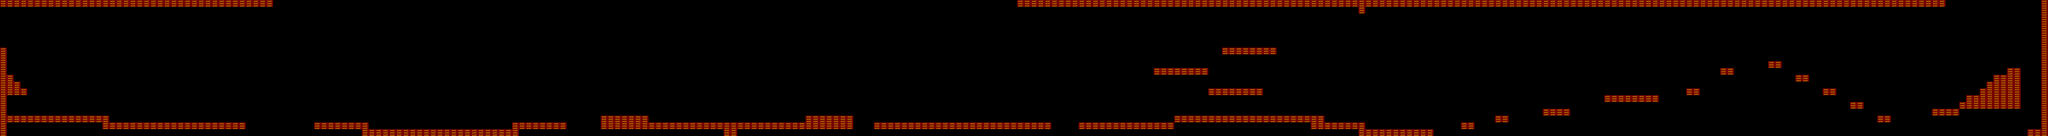

A level layout from a 2D game, rendered from its tile map. Below: a short description, then the map file with tile-grid data replaced by summaries:
An orthogonal 300x20 tile map with 64x64 px tiles, 1 tile layer (propertiesLayer) and 252 objects (23x plat1.png, 21x plat2.png, 17x plat3.png, spawn, end, ...).

<map version="1.0" orientation="orthogonal" renderorder="right-down" width="300" height="20" tilewidth="64" tileheight="64" nextobjectid="357">
 <properties>
  <property name="Gravity" value="-300" />
  <property name="GroundFriction" value="120" />
  <property name="Image" value="moon.png" />
  <property name="Name" value="LUNA" />
 </properties>
 <tileset firstgid="1" name="properties" tilewidth="64" tileheight="64" tilecount="10" columns="5">
  <image source="propertiesTiles.png" width="320" height="128" />
  <tile id="0">
   <properties>
    <property name="solid" value="true" />
   </properties>
  </tile>
 </tileset>
 <objectgroup name="objects">
  <object id="1" name="spawn" x="192" y="944" />
  <object id="43" name="end" x="19040" y="960" />
 </objectgroup>
 <layer name="propertiesLayer" width="300" height="20">
  <data>[6000 cells, 519 non-empty, 1 distinct tile ids]</data>
 </layer>
 <objectgroup name="platforms">
  <object id="4" name="plat1.png" x="64" y="1088" width="256" height="80" />
  <object id="24" name="plat2.png" x="320" y="1088" width="512" height="64" />
  <object id="216" name="plat3.png" x="832" y="1088" width="128" height="80" />
  <object id="218" name="plat3.png" x="896" y="1088" width="128" height="80" />
  <object id="219" name="plat2.png" x="1024" y="1152" width="512" height="64" />
  <object id="220" name="plat2.png" x="1536" y="1152" width="512" height="64" />
  <object id="221" name="plat1.png" x="2048" y="1152" width="256" height="80" />
  <object id="222" name="plat2.png" x="2944" y="1152" width="512" height="64" />
  <object id="223" name="plat1.png" x="14464" y="1024" width="256" height="80" />
  <object id="224" name="plat2.png" x="10816" y="640" width="512" height="64" />
  <object id="225" name="plat2.png" x="3392" y="1216" width="512" height="64" />
  <object id="226" name="plat1.png" x="3904" y="1216" width="256" height="80" />
  <object id="227" name="plat2.png" x="4160" y="1216" width="512" height="64" />
  <object id="228" name="plat1.png" x="4672" y="1216" width="256" height="80" />
  <object id="229" name="plat2.png" x="4800" y="1152" width="512" height="64" />
  <object id="231" name="plat1.png" x="5632" y="1088" width="256" height="80" />
  <object id="232" name="plat3.png" x="6784" y="1152" width="128" height="80" />
  <object id="233" name="plat1.png" x="5824" y="1088" width="256" height="80" />
  <object id="234" name="plat1.png" x="6080" y="1152" width="256" height="80" />
  <object id="235" name="plat1.png" x="6336" y="1152" width="256" height="80" />
  <object id="236" name="plat1.png" x="6528" y="1152" width="256" height="80" />
  <object id="237" name="plat2.png" x="6896" y="1152" width="512" height="64" />
  <object id="238" name="plat1.png" x="7552" y="1088" width="256" height="80" />
  <object id="239" name="plat2.png" x="7392" y="1152" width="512" height="64" />
  <object id="240" name="plat1.png" x="7744" y="1088" width="256" height="80" />
  <object id="241" name="plat1.png" x="8192" y="1152" width="256" height="80" />
  <object id="242" name="plat2.png" x="8448" y="1152" width="512" height="64" />
  <object id="243" name="plat1.png" x="9600" y="1152" width="256" height="80" />
  <object id="244" name="plat2.png" x="9088" y="1152" width="512" height="64" />
  <object id="245" name="plat3.png" x="8960" y="1152" width="128" height="80" />
  <object id="246" name="plat2.png" x="12928" y="1216" width="512" height="64" />
  <object id="249" name="plat2.png" x="11904" y="1088" width="512" height="64" />
  <object id="251" name="plat1.png" x="12544" y="1152" width="256" height="80" />
  <object id="252" name="plat2.png" x="11520" y="1088" width="512" height="64" />
  <object id="253" name="plat3.png" x="14016" y="1088" width="128" height="80" />
  <object id="254" name="plat1.png" x="12288" y="1152" width="256" height="80" />
  <object id="255" name="plat2.png" x="11008" y="1088" width="512" height="64" />
  <object id="256" name="plat3.png" x="13696" y="1152" width="128" height="80" />
  <object id="257" name="plat1.png" x="10496" y="1152" width="256" height="80" />
  <object id="258" name="plat2.png" x="11456" y="448" width="512" height="64" />
  <object id="259" name="plat3.png" x="12800" y="1216" width="128" height="80" />
  <object id="260" name="plat1.png" x="10752" y="1152" width="256" height="80" />
  <object id="261" name="plat2.png" x="11328" y="832" width="512" height="64" />
  <object id="262" name="plat3.png" x="10368" y="1152" width="128" height="80" />
  <object id="263" name="plat1.png" x="10112" y="1152" width="256" height="80" />
  <object id="276" name="plat3.png" x="18688" y="704" width="128" height="80" />
  <object id="281" name="plat3.png" x="18816" y="640" width="128" height="80" />
  <object id="286" name="plat3.png" x="17344" y="960" width="128" height="80" />
  <object id="291" name="plat3.png" x="17088" y="832" width="128" height="80" />
  <object id="295" name="plat1.png" x="18624" y="768" width="256" height="80" />
  <object id="296" name="plat3.png" x="16832" y="704" width="128" height="80" />
  <object id="300" name="plat1.png" x="18560" y="832" width="256" height="80" />
  <object id="301" name="plat3.png" x="16576" y="576" width="128" height="80" />
  <object id="304" name="plat2.png" x="18432" y="912" width="512" height="64" />
  <object id="305" name="plat1.png" x="18432" y="896" width="256" height="80" />
  <object id="306" name="plat3.png" x="15808" y="832" width="128" height="80" />
  <object id="309" name="plat2.png" x="18368" y="960" width="512" height="64" />
  <object id="310" name="plat1.png" x="18112" y="1024" width="256" height="80" />
  <object id="311" name="plat3.png" x="16128" y="640" width="128" height="80" />
  <object id="314" name="plat2.png" x="15040" y="896" width="512" height="64" />
  <object id="315" name="plat3.png" x="17600" y="1088" width="128" height="80" />
 </objectgroup>
 <objectgroup name="infoStop">
  <object id="12" name="tipMoon1" x="1920" y="1024" width="58" height="60" />
  <object id="40" name="tipMoon2" x="3392" y="1024" width="58" height="60" />
  <object id="41" name="tipMoon3" x="9792" y="1024" width="58" height="60" />
  <object id="42" name="tipMoon4" x="11904" y="320" width="58" height="60" />
  <object id="316" name="tipMoon7" x="13376" y="1088" width="58" height="60" />
  <object id="355" name="tipMoon5" x="8832" y="1024" width="64" height="64" />
  <object id="356" name="tipMoon6" x="16640" y="512">
   <ellipse />
  </object>
 </objectgroup>
 <objectgroup name="testStop" />
 <objectgroup name="coins">
  <object id="46" x="515" y="1022">
   <ellipse />
  </object>
  <object id="47" x="640" y="1024">
   <ellipse />
  </object>
  <object id="48" x="704" y="1024">
   <ellipse />
  </object>
  <object id="49" x="768" y="1024">
   <ellipse />
  </object>
  <object id="50" x="832" y="1024">
   <ellipse />
  </object>
  <object id="51" x="896" y="1024">
   <ellipse />
  </object>
  <object id="52" x="960" y="1024">
   <ellipse />
  </object>
  <object id="53" x="1408" y="1088">
   <ellipse />
  </object>
  <object id="54" x="1536" y="1088">
   <ellipse />
  </object>
  <object id="55" x="1600" y="1088">
   <ellipse />
  </object>
  <object id="56" x="1728" y="1088">
   <ellipse />
  </object>
  <object id="57" x="1792" y="1088">
   <ellipse />
  </object>
  <object id="58" x="1856" y="1088">
   <ellipse />
  </object>
  <object id="60" x="1024" y="1024">
   <ellipse />
  </object>
  <object id="62" x="1088" y="1056">
   <ellipse />
  </object>
  <object id="63" x="1152" y="1088">
   <ellipse />
  </object>
  <object id="64" x="2176" y="1088">
   <ellipse />
  </object>
  <object id="65" x="2240" y="1088">
   <ellipse />
  </object>
  </objectgroup>
 <objectgroup name="meteors">
  <!-- 14 objects omitted --></objectgroup>
</map>
<!-- 164 of 252 objects omitted -->
